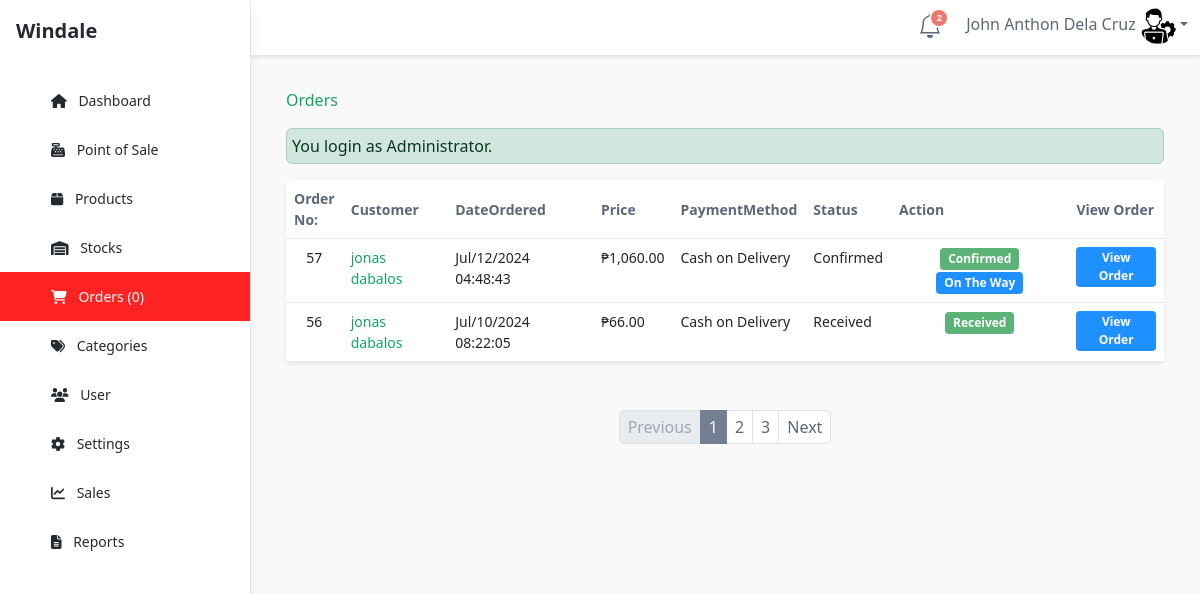
The app's page /admin/orders/index.php (signed in) with its own data.
### tables this page shows
CREATE TABLE `tblsummary` (
  `SUMMARYID` int(11) NOT NULL,
  `ORDEREDDATE` timestamp NOT NULL DEFAULT current_timestamp(),
  `CUSTOMERID` int(11) NOT NULL,
  `ORDEREDNUM` int(11) NOT NULL,
  `DELFEE` double NOT NULL,
  `PAYMENT` double NOT NULL,
  `PAYMENTMETHOD` varchar(30) NOT NULL,
  `ORDEREDSTATS` varchar(30) NOT NULL,
  `ORDEREDREMARKS` varchar(125) NOT NULL,
  `CLAIMEDADTE` datetime NOT NULL,
  `HVIEW` tinyint(4) NOT NULL,
  `DELADD` varchar(100) NOT NULL
);

CREATE TABLE `tblcustomer` (
  `CUSTOMERID` int(11) NOT NULL,
  `FNAME` varchar(30) NOT NULL,
  `LNAME` varchar(30) NOT NULL,
  `MNAME` varchar(30) NOT NULL,
  `CUSHOMENUM` varchar(90) NOT NULL,
  `STREETADD` text NOT NULL,
  `BRGYADD` text NOT NULL,
  `CITYADD` text NOT NULL,
  `PROVINCE` varchar(80) NOT NULL,
  `COUNTRY` varchar(30) NOT NULL,
  `DBIRTH` date NOT NULL,
  `GENDER` varchar(10) NOT NULL,
  `PHONE` varchar(20) NOT NULL,
  `EMAILADD` varchar(40) NOT NULL,
  `ZIPCODE` int(6) NOT NULL,
  `CUSUNAME` varchar(250) NOT NULL,
  `CUSPASS` varchar(90) NOT NULL,
  `CUSPHOTO` varchar(255) NOT NULL,
  `TERMS` tinyint(4) NOT NULL,
  `DATEJOIN` timestamp NOT NULL DEFAULT current_timestamp()
);

### admin/orders/index.php (called while the page is built, shortened)
<?php
require_once ("../theme/templates.php");
?>

### include/database.php (called while the page is built, shortened)
<?php
class Database {
	var $sql_string = '';
	private $conn;
	public function open_connection() {
		$this->conn = mysqli_connect(server,user,pass);
		if(!$this->conn){
			echo "Problem in database connection! Contact administrator!";
			exit();
		}else{
			$db_select = mysqli_select_db($this->conn,database_name);
		}
	}
	function setQuery($sql='') {
		$this->sql_string=$sql;
	}
	function executeQuery() {
		$result = mysqli_query($this->conn, $this->sql_string);
		return $this->confirm_query($result);
	}
	private function confirm_query($result) {
		return $result;
	}
	function loadResultList( $key='' ) {
		$cur = $this->executeQuery();
		$array = array();
		while ($row = mysqli_fetch_object($cur)) {
			if ($key) {
				$array[$row->$key] = $row;
			} else {
				$array[] = $row;
			}
		}
		return $array;
	}
}
$mydb = new Database();
?>

### admin/orders/list.php (the view, shortened to what this page needs)
<div class="tab-content" id="orders-table-tab-content">
    <div class="tab-pane fade show active" id="orders-all" role="tabpanel" aria-labelledby="orders-all-tab">
        <div class="app-card app-card-orders-table shadow-sm mb-5">
            <div class="app-card-body">
                <div class="table-responsive">
                    <table class="table app-table-hover mb-0 text-left">
                        <thead>
                            <tr>
                                <th class="cell">Order No:</th>
                                <th class="cell">Customer</th>
                                <th class="cell">DateOrdered</th>
                                <th class="cell">Price</th>
                                <th class="cell">PaymentMethod</th>
                                <th class="cell">Status</th>
                                <th class="cell">Action</th>
                                <th class="cell">View Order</th>
                            </tr>
                        </thead>
                        <tbody>
                            <?php
                                    $query = "SELECT * FROM tblsummary s ,tblcustomer c
                                              WHERE s.CUSTOMERID=c.CUSTOMERID ORDER BY ORDEREDNUM desc ";
                                    $mydb->setQuery($query);
                                    $cur = $mydb->loadResultList();
                                    foreach ($cur as $result) {
                                        echo '<tr>';
                                        echo '<td width="3%" align="center">' . $result->ORDEREDNUM . '</td>';
                                        echo '<td><a href="index.php?view=customerdetails&customerid=' . $result->CUSTOMERID . '" title="View customer information">' . $result->FNAME . ' ' . $result->LNAME . '</a></td>';
                                        echo '<td>' . date_format(date_create($result->ORDEREDDATE), "M/d/Y h:i:s ") . '</td>';
                                        echo '<td> &#8369;' . number_format($result->PAYMENT, 2) . '</td>';
                                        echo '<td>' . $result->PAYMENTMETHOD . '</td>';
                                        echo '<td>' . $result->ORDEREDSTATS . '</td>';
                                        if ($result->ORDEREDSTATS == 'Pending') {
                                            echo '<td style="text-align: center;">
                                                    <a href="controller.php?action=edit&id=' . $result->ORDEREDNUM . '&customerid=' . $result->CUSTOMERID . '&actions=confirm" class="btn btn-warning btn-sm">Confirm</a>
                                                </td>';
                                        } elseif ($result->ORDEREDSTATS == 'Cancelled') {
                                            echo '<td style="text-align: center;">
                                                    <a href="#" class="btn btn-danger btn-sm" disabled>Cancelled</a>
                                                </td>';
                                        } elseif ($result->ORDEREDSTATS == 'Confirmed') {
                                            if ($result->PAYMENTMETHOD == "Cash on Delivery") {
                                                echo '<td style="text-align: center;">
                                                        <a href="#" class="btn btn-success btn-sm" disabled>Confirmed</a>
                                                        <a href="controller.php?action=edit&id=' . $result->ORDEREDNUM . '&customerid=' . $result->CUSTOMERID . '&actions=deliver" class="btn btn-primary btn-sm">On The Way</a>
                                                    </td>';
                                            } elseif ($result->PAYMENTMETHOD == "Cash on Pickup") {
                                                echo '<td style="text-align: center;">
                                                        <a href="#" class="btn btn-success btn-sm" disabled>Confirmed</a>
                                                    </td>';
                                            } elseif ($result->ORDEREDSTATS == 'Received') {
                                                echo '<td style="text-align: center;">
                                                        <a href="#" class="btn btn-success btn-sm" disabled>Received</a>
                                                    </td>';
                                            }
                                        } elseif ($result->ORDEREDSTATS == 'On The Way') {
                                            echo '<td style="text-align: center;">
                                                    <a href="#" class="btn btn-success btn-sm" disabled>On The Way</a>
                                                </td>';
                                        } elseif ($result->ORDEREDSTATS == 'Received') {
                                            echo '<td style="text-align: center;">
                                                    <a href="#" class="btn btn-success btn-sm" disabled>Received</a>
                                                </td>';
                                        }
                                        echo '<td><center><a href="#" title="View list Of ordered" class="orders btn btn-primary btn-sm" data-toggle="modal" data-target="#myModal" data-id="' . $result->ORDEREDNUM . '">View Order</a></center></td>';
                                        echo '</tr>';
                                    }
                                    ?>
                        </tbody>
                    </table>
                </div>
            </div>
        </div>
        <nav class="app-pagination">
            <ul class="pagination justify-content-center">
                <li class="page-item disabled">
                    <a class="page-link" href="#" tabindex="-1" aria-disabled="true">Previous</a>
                </li>
                <li class="page-item active"><a class="page-link" href="#">1</a></li>
                <li class="page-item"><a class="page-link" href="#">2</a></li>
                <li class="page-item"><a class="page-link" href="#">3</a></li>
                <li class="page-item">
                    <a class="page-link" href="#">Next</a>
                </li>
            </ul>
        </nav>
    </div>
</div>

### records on screen
tblsummary: ORDEREDNUM "57", CUSTOMERID.FNAME "jonas", CUSTOMERID.LNAME "dabalos", ORDEREDDATE "Jul/12/2024 04:48:43", PAYMENT "1,060.00", PAYMENTMETHOD "Cash on Delivery", ORDEREDSTATS "Confirmed"
tblsummary: ORDEREDNUM "56", CUSTOMERID.FNAME "jonas", CUSTOMERID.LNAME "dabalos", ORDEREDDATE "Jul/10/2024 08:22:05", PAYMENT "66.00", PAYMENTMETHOD "Cash on Delivery", ORDEREDSTATS "Received"

### other values on screen
$notificationCount "2"
$_SESSION['U_NAME'] "John Anthon Dela Cruz"
$res "0"
$title "Orders"
$_SESSION['message'] "You login as Administrator."
